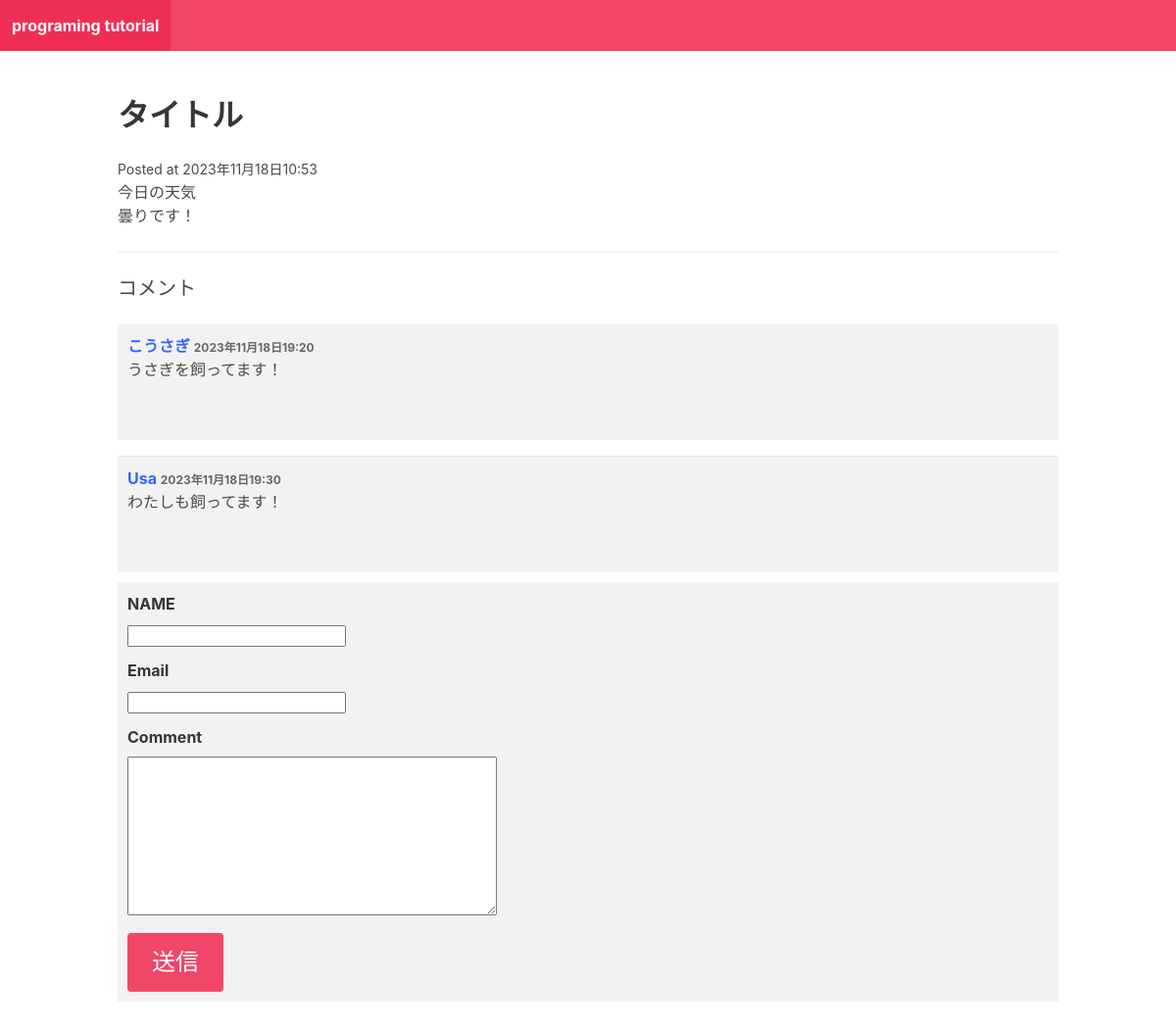
The page /first/ on the database as committed earlier.
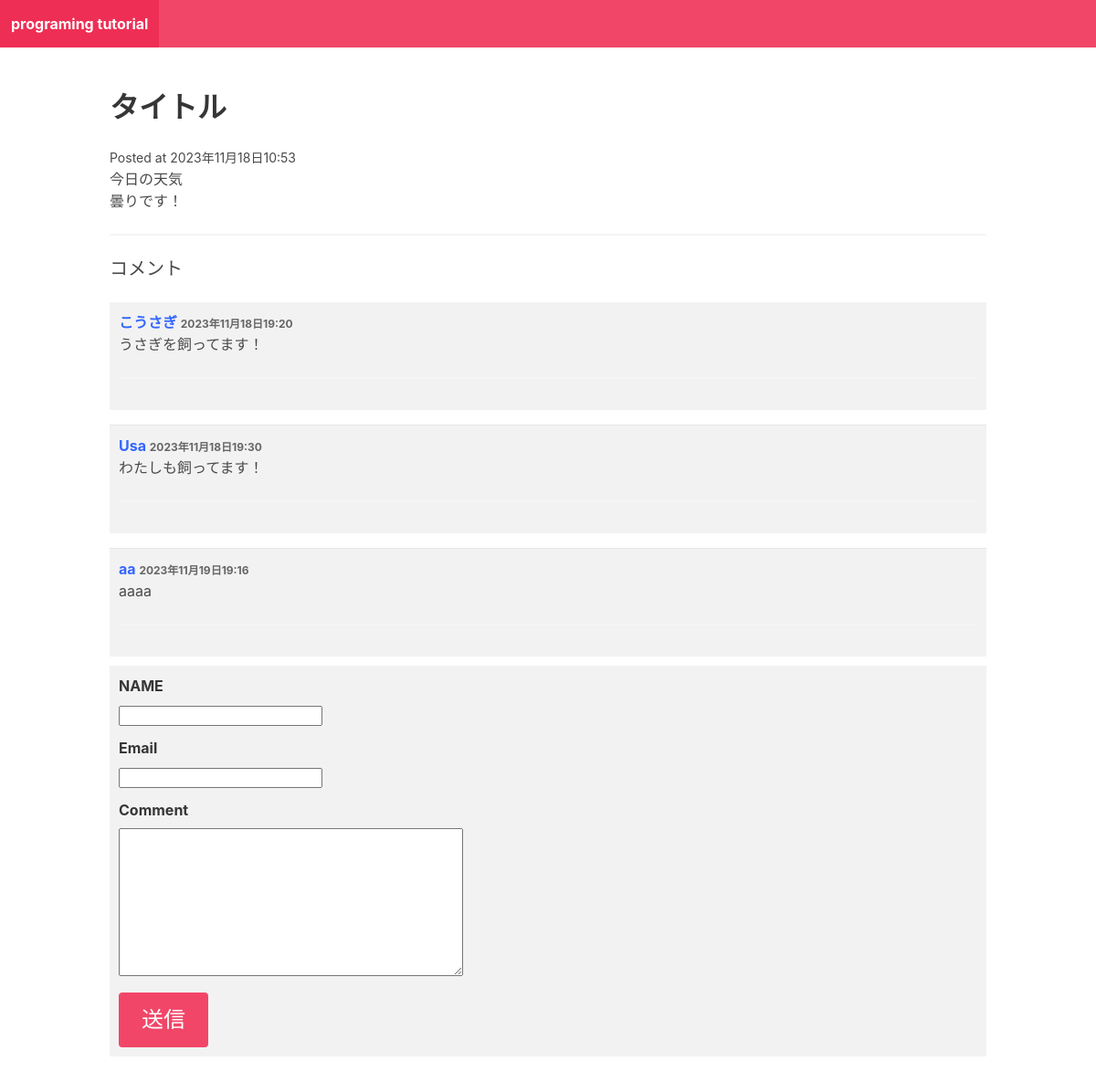
The same page on the database as committed later.
### blog/models.py (models this page shows)
class Comment(models.Model):
    post = models.ForeignKey(Post, related_name="comments", on_delete=models.CASCADE)
    name = models.CharField(max_length=255)
    email = models.EmailField()
    comment = models.TextField()
    posted_date = models.DateTimeField(auto_now_add=True)

### blog/views.py (the view)
# urls.py: path("<slug:slug>/", post_detail, name="post_detail") #DBより取得
def post_detail(request, slug):
    post = Post.objects.get(slug=slug)
    if request.method == "POST":
        form = CommentForm(request.POST)
        if form.is_valid():
            comment = form.save(commit=False)
            comment.post = post
            comment.save()
            return redirect("post_detail", slug=post.slug)
    else:
       form = CommentForm()
    return render(request, "blog/post_detail.html", {"post": post, "form": form})

### blog/forms.py
class CommentForm(forms.ModelForm):
    class Meta:
        model = Comment
        fields = ["name", "email", "comment"]

### blog/templates/blog/post_detail.html (shortened to what this page needs)
{% extends "blog/base.html" %}
{% block content %}
<h2 class="title">{{post.title}}</h2>
<small>Posted at {{post.posted_date}}</small>
<p>{{post.intro}}</p>
<p>{{post.body}}</p>
<hr/>
    <h2 class="subtitle" style="text-transform: uppercase;">コメント</h2>
    <div class="comment-section" style="width: 100%;">
        {% if post.comments.all %}
            {% for comment in post.comments.all %}
                <article class="media" style="background-color: #f2f2f2; padding: 10px; margin-bottom: 10px;">
                    <div class="media-content">
                        <div class="content">
                            <p>
                                <strong style="color: #3366ff;">
                                    {{ comment.name }}
                                    <small style="font-size: 12px; color: #666;">{{ comment.posted_date }}</small>
                                </strong>
                                <br>
                                {{ comment.comment }}
                                <hr style="border-color: #ccc; border-width: 1px;">
                            </p>
                        </div>
                    </div>
                </article>
            {% endfor %}
        {% else %}
            <div class="notification" style="background-color: #ffcccc; padding: 10px;">
                <p style="font-style: italic;">コメントは未だありません</p>
            </div>
        {% endif %}
    </div>
    <form action="." method="post" style="background-color: #f2f2f2; padding: 10px; width: 100%;">
        <div class="field">
            <label class="label">NAME</label>
            <div class="control">
                {{ form.name }}
            </div>
        </div>
        <div class="field">
            <label class="label">Email</label>
            <div class="control">
                {{ form.email }}
            </div>
        </div>
        <div class="field" >
            <label class="label">Comment</label>
            <div class="control">
                {{ form.comment }}
            </div>
        </div>
        <div class="field">
            <div class="control">
                <button class="button is-danger is-large">送信</button>
            </div>
        </div>
{% endblock %}

Rows that differ between the two databases and show on the page:
added Comment: name "aa", posted_date "2023年11月19日19:16", comment "aaaa"
